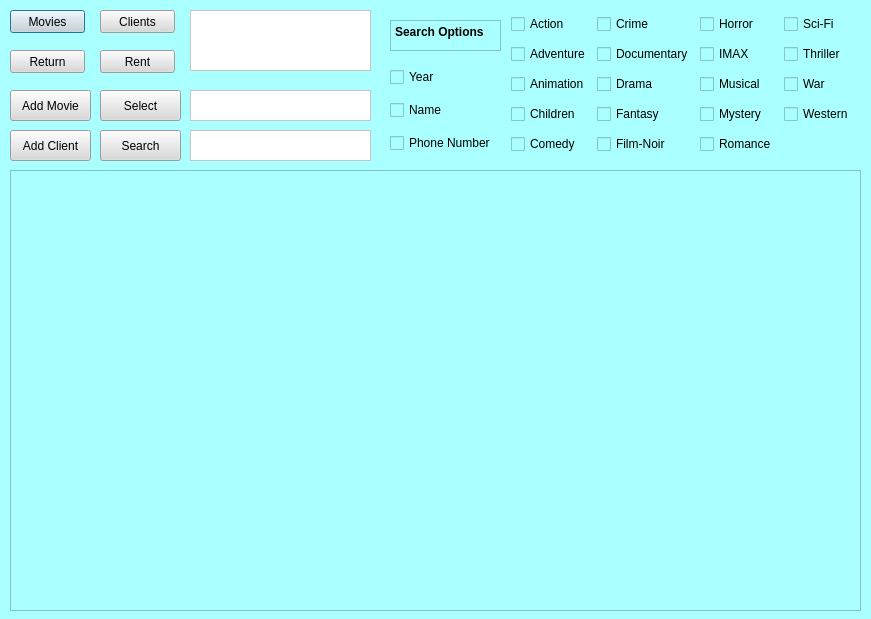
<?xml version="1.0" encoding="UTF-8"?>
<ui version="4.0">
 <class>MovieManager</class>
 <widget class="QDialog" name="MovieManager">
  <property name="geometry">
   <rect>
    <x>0</x>
    <y>0</y>
    <width>871</width>
    <height>619</height>
   </rect>
  </property>
  <property name="windowTitle">
   <string>Dialog</string>
  </property>
  <property name="styleSheet">
   <string notr="true">background-color: rgb(170, 255, 255);</string>
  </property>
  <widget class="QPushButton" name="MoviesButton">
   <property name="geometry">
    <rect>
     <x>10</x>
     <y>10</y>
     <width>75</width>
     <height>23</height>
    </rect>
   </property>
   <property name="styleSheet">
    <string notr="true">background-color: rgb(217, 217, 217);</string>
   </property>
   <property name="text">
    <string>Movies</string>
   </property>
  </widget>
  <widget class="QPushButton" name="ClientsButton">
   <property name="geometry">
    <rect>
     <x>100</x>
     <y>10</y>
     <width>75</width>
     <height>23</height>
    </rect>
   </property>
   <property name="styleSheet">
    <string notr="true">background-color: rgb(217, 217, 217);</string>
   </property>
   <property name="text">
    <string>Clients</string>
   </property>
  </widget>
  <widget class="QWidget" name="gridLayoutWidget">
   <property name="geometry">
    <rect>
     <x>511</x>
     <y>10</y>
     <width>351</width>
     <height>151</height>
    </rect>
   </property>
   <layout class="QGridLayout" name="gridLayout">
    <item row="3" column="0">
     <widget class="QCheckBox" name="Children">
      <property name="text">
       <string>Children</string>
      </property>
     </widget>
    </item>
    <item row="2" column="0">
     <widget class="QCheckBox" name="Animation">
      <property name="text">
       <string>Animation</string>
      </property>
     </widget>
    </item>
    <item row="0" column="0">
     <widget class="QCheckBox" name="Action">
      <property name="text">
       <string>Action</string>
      </property>
     </widget>
    </item>
    <item row="1" column="0">
     <widget class="QCheckBox" name="Adventure">
      <property name="text">
       <string>Adventure</string>
      </property>
     </widget>
    </item>
    <item row="3" column="3">
     <widget class="QCheckBox" name="Western">
      <property name="text">
       <string>Western</string>
      </property>
     </widget>
    </item>
    <item row="2" column="3">
     <widget class="QCheckBox" name="War">
      <property name="text">
       <string>War</string>
      </property>
     </widget>
    </item>
    <item row="1" column="3">
     <widget class="QCheckBox" name="Thriller">
      <property name="text">
       <string>Thriller</string>
      </property>
     </widget>
    </item>
    <item row="0" column="3">
     <widget class="QCheckBox" name="SciFi">
      <property name="text">
       <string>Sci-Fi</string>
      </property>
     </widget>
    </item>
    <item row="4" column="2">
     <widget class="QCheckBox" name="Romance">
      <property name="text">
       <string>Romance</string>
      </property>
     </widget>
    </item>
    <item row="3" column="2">
     <widget class="QCheckBox" name="Mystery">
      <property name="text">
       <string>Mystery</string>
      </property>
     </widget>
    </item>
    <item row="2" column="2">
     <widget class="QCheckBox" name="Musical">
      <property name="text">
       <string>Musical</string>
      </property>
     </widget>
    </item>
    <item row="1" column="2">
     <widget class="QCheckBox" name="IMAX">
      <property name="text">
       <string>IMAX</string>
      </property>
     </widget>
    </item>
    <item row="0" column="2">
     <widget class="QCheckBox" name="Horror">
      <property name="text">
       <string>Horror</string>
      </property>
     </widget>
    </item>
    <item row="4" column="1">
     <widget class="QCheckBox" name="FilmNoir">
      <property name="text">
       <string>Film-Noir</string>
      </property>
     </widget>
    </item>
    <item row="3" column="1">
     <widget class="QCheckBox" name="Fantasy">
      <property name="text">
       <string>Fantasy</string>
      </property>
     </widget>
    </item>
    <item row="2" column="1">
     <widget class="QCheckBox" name="Drama">
      <property name="text">
       <string>Drama</string>
      </property>
     </widget>
    </item>
    <item row="1" column="1">
     <widget class="QCheckBox" name="Documentary">
      <property name="text">
       <string>Documentary</string>
      </property>
     </widget>
    </item>
    <item row="0" column="1">
     <widget class="QCheckBox" name="Crime">
      <property name="text">
       <string>Crime</string>
      </property>
     </widget>
    </item>
    <item row="4" column="0">
     <widget class="QCheckBox" name="Comedy">
      <property name="text">
       <string>Comedy</string>
      </property>
     </widget>
    </item>
   </layout>
  </widget>
  <widget class="QPushButton" name="ReturnButton">
   <property name="geometry">
    <rect>
     <x>10</x>
     <y>50</y>
     <width>75</width>
     <height>23</height>
    </rect>
   </property>
   <property name="styleSheet">
    <string notr="true">background-color: rgb(217, 217, 217);</string>
   </property>
   <property name="text">
    <string>Return</string>
   </property>
  </widget>
  <widget class="QPushButton" name="RentButton">
   <property name="geometry">
    <rect>
     <x>100</x>
     <y>50</y>
     <width>75</width>
     <height>23</height>
    </rect>
   </property>
   <property name="styleSheet">
    <string notr="true">background-color: rgb(217, 217, 217);</string>
   </property>
   <property name="text">
    <string>Rent</string>
   </property>
  </widget>
  <widget class="QPlainTextEdit" name="SearchBar">
   <property name="geometry">
    <rect>
     <x>190</x>
     <y>130</y>
     <width>181</width>
     <height>31</height>
    </rect>
   </property>
   <property name="styleSheet">
    <string notr="true">background-color: rgb(255, 255, 255);</string>
   </property>
  </widget>
  <widget class="QTextEdit" name="Display">
   <property name="geometry">
    <rect>
     <x>190</x>
     <y>10</y>
     <width>181</width>
     <height>61</height>
    </rect>
   </property>
   <property name="styleSheet">
    <string notr="true">background-color: rgb(255, 255, 255);</string>
   </property>
  </widget>
  <widget class="QPushButton" name="SelectButton">
   <property name="geometry">
    <rect>
     <x>100</x>
     <y>90</y>
     <width>81</width>
     <height>31</height>
    </rect>
   </property>
   <property name="styleSheet">
    <string notr="true">background-color: rgb(217, 217, 217);</string>
   </property>
   <property name="text">
    <string>Select</string>
   </property>
  </widget>
  <widget class="QPushButton" name="SearchButton">
   <property name="geometry">
    <rect>
     <x>100</x>
     <y>130</y>
     <width>81</width>
     <height>31</height>
    </rect>
   </property>
   <property name="styleSheet">
    <string notr="true">background-color: rgb(217, 217, 217);</string>
   </property>
   <property name="text">
    <string>Search</string>
   </property>
  </widget>
  <widget class="QWidget" name="gridLayoutWidget_2">
   <property name="geometry">
    <rect>
     <x>390</x>
     <y>60</y>
     <width>111</width>
     <height>101</height>
    </rect>
   </property>
   <layout class="QGridLayout" name="gridLayout_2">
    <item row="0" column="0">
     <widget class="QCheckBox" name="year">
      <property name="text">
       <string>Year</string>
      </property>
     </widget>
    </item>
    <item row="2" column="0">
     <widget class="QCheckBox" name="phone">
      <property name="text">
       <string>Phone Number</string>
      </property>
     </widget>
    </item>
    <item row="1" column="0">
     <widget class="QCheckBox" name="name">
      <property name="text">
       <string>Name</string>
      </property>
     </widget>
    </item>
   </layout>
  </widget>
  <widget class="QTextEdit" name="textEdit">
   <property name="geometry">
    <rect>
     <x>390</x>
     <y>20</y>
     <width>111</width>
     <height>31</height>
    </rect>
   </property>
   <property name="html">
    <string>&lt;!DOCTYPE HTML PUBLIC &quot;-//W3C//DTD HTML 4.0//EN&quot; &quot;http://www.w3.org/TR/REC-html40/strict.dtd&quot;&gt;
&lt;html&gt;&lt;head&gt;&lt;meta name=&quot;qrichtext&quot; content=&quot;1&quot; /&gt;&lt;style type=&quot;text/css&quot;&gt;
p, li { white-space: pre-wrap; }
&lt;/style&gt;&lt;/head&gt;&lt;body style=&quot; font-family:'MS Shell Dlg 2'; font-size:8.25pt; font-weight:400; font-style:normal;&quot;&gt;
&lt;p style=&quot; margin-top:0px; margin-bottom:0px; margin-left:0px; margin-right:0px; -qt-block-indent:0; text-indent:0px;&quot;&gt;&lt;span style=&quot; font-size:9pt; font-weight:600;&quot;&gt;Search Options&lt;/span&gt;&lt;/p&gt;&lt;/body&gt;&lt;/html&gt;</string>
   </property>
  </widget>
  <widget class="QTableWidget" name="tableDisplay">
   <property name="geometry">
    <rect>
     <x>10</x>
     <y>170</y>
     <width>851</width>
     <height>441</height>
    </rect>
   </property>
  </widget>
  <widget class="QPlainTextEdit" name="SelectBar">
   <property name="geometry">
    <rect>
     <x>190</x>
     <y>90</y>
     <width>181</width>
     <height>31</height>
    </rect>
   </property>
   <property name="styleSheet">
    <string notr="true">background-color: rgb(255, 255, 255);</string>
   </property>
  </widget>
  <widget class="QPushButton" name="AddMovie">
   <property name="geometry">
    <rect>
     <x>10</x>
     <y>90</y>
     <width>81</width>
     <height>31</height>
    </rect>
   </property>
   <property name="styleSheet">
    <string notr="true">background-color: rgb(217, 217, 217);</string>
   </property>
   <property name="text">
    <string>Add Movie</string>
   </property>
  </widget>
  <widget class="QPushButton" name="AddClient">
   <property name="geometry">
    <rect>
     <x>10</x>
     <y>130</y>
     <width>81</width>
     <height>31</height>
    </rect>
   </property>
   <property name="styleSheet">
    <string notr="true">background-color: rgb(217, 217, 217);</string>
   </property>
   <property name="text">
    <string>Add Client</string>
   </property>
  </widget>
 </widget>
 <resources/>
 <connections/>
</ui>
